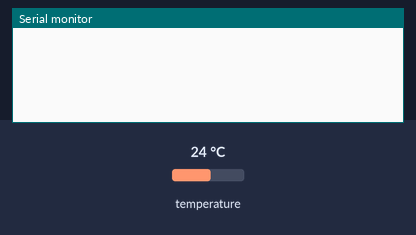
Recording of a sketch running on a simulated Arduino Mega 2560, built with avr-gcc and run on an emulated ATmega2560. Parts: the last lines printed to the serial monitor. The test bench sets the inputs (shaded band); at power-on: temperature 24 °C. WiFi joins after 1.5 s; servers stay silent unless stated; uploads are accepted with an empty reply; EEPROM starts erased.

Above: at 2.7 s.
2.8 s: temperature set to 12 °C
At 12.2 s:
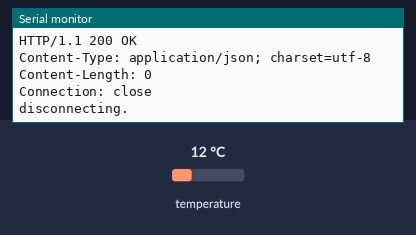
17.4 s: temperature set to 19 °C
At 22.7 s:
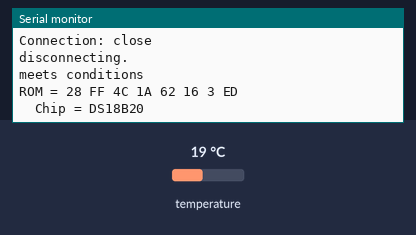
32.0 s: temperature set to 28 °C
At 33.35 s:
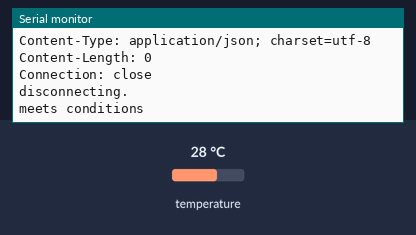
46.6 s: temperature set to 33 °C
At 57.86 s:
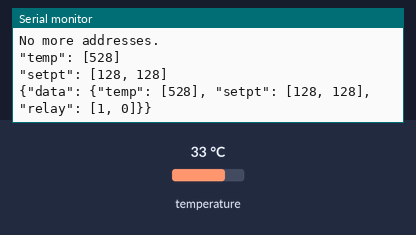
61.2 s: temperature set to 0 °C
At 69.44 s:
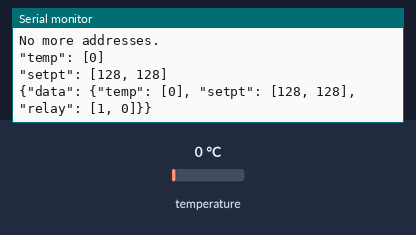
Timing chart, 0 to 70.9 s (numbered marks = the images above; inputs shaded):
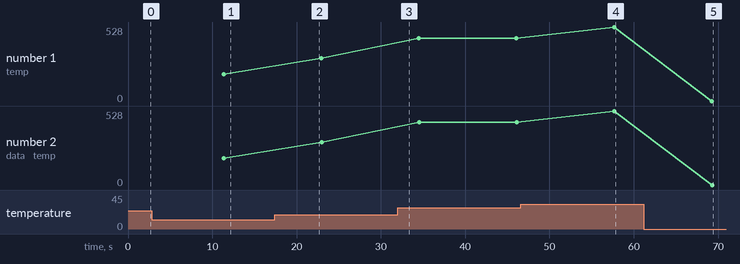

The sketch:

hsc_tempJSONphp2.ino
```cpp
 /*

 */
#include <EEPROM.h>
#include <OneWire.h>
#include <SPI.h>
#include <Ethernet.h>

#define APIKEY         "xxxxxxxxxxxxxxxxxxx1NVRDhPeSAKxpVkhjNUI5RnlEVT0g" // your sitebuilt api key
#define FEEDID         "02130"// your feed ID
#define USERAGENT      "sitebuilt Arduino Example (83080)" // user agent is the project name

// assign a MAC address for the ethernet controller.
// Newer Ethernet shields have a MAC address printed on a sticker on the shield
// fill in your address here:
byte mac[] = { 0xDE, 0xAD, 0xBE, 0xEF, 0xFE, 0xED};

IPAddress ip(10,0,1,79);//<<< ENTER YOUR IP ADDRESS HERE!!!

// Initialize the Ethernet server library
// with the IP address and port you want to use
// (port 80 is default for HTTP):
EthernetServer server(7777);

// initialize the library instance:
EthernetClient client;

// if you don't want to use DNS (and reduce your sketch size)
// use the numeric IP instead of the name for the server:
IPAddress cosmserver(198,23,156,78);    // numeric IP for api.cosm.com
//char server[] = "api.cosm.com";   // name address for cosm API

unsigned long lastConnectionTime = 0;          // last time you connected to the server, in milliseconds
boolean lastConnected = false;                 // state of the connection last time through the main loop
const unsigned long postingInterval = 10*1000; //delay between updates to Cosm.com

OneWire  ds(28);  // for due on pin 15 analog 1
float celsius, fahrenheit;
String jsn = "";
int jlen;
int nc=2;
String tempstr = "";
String setptstr;
String relaystr;
String ostr = "";
int temp[7];
int setpt[7];

char tempBuf[32] = {0};
int ctr = 0;

void setup() {
  // start serial port:
  Serial.begin(9600);
 // start the Ethernet connection:
  if (Ethernet.begin(mac) == 0) {
    Serial.println("Failed to configure Ethernet using DHCP");
    // DHCP failed, so use a fixed IP address:
    Ethernet.begin(mac, ip);
  }
}

void loop() {
  // read the analog sensor:
  // if there's incomi ng data from the net connection.
  // send it out the serial port.  This is for debugging
  // purposes only:
  if (client.available()) {
    char c = client.read();
    Serial.print(c);
  }

  // if there's no net connection, but there was one last time
  // through the loop, then stop the client:
  if (!client.connected() && lastConnected) {
    Serial.println();
    Serial.println("disconnecting.");
    client.stop();
  }

  // if you're not connected, and ten seconds have passed since
  // your last connection, then connect again and send data:
  if(!client.connected() && (millis() - lastConnectionTime > postingInterval)) {
    Serial.println("meets conditions");
   readTemps();
    readSetpts();
    setRelays();
    //readOtherStuff();
    assembleData();
    sendData();
    lastConnectionTime = millis();
  }
  // store the state of the connection for next time through
  // the loop:
  lastConnected = client.connected();
}

void readTemps(){
    //tempstr = "\"temperatures\": \"Device is not a DS18x20 family device.\"";
    //*
    byte i;
    byte present = 0;
    byte type_s;
    byte data[12];
    byte addr[8];
    tempstr = ""; //empty the tempstr
    ctr = 0;
    ds.reset_search();
    delay(250);
    while ( ds.search(addr)){

        Serial.print("ROM =");
        for( i = 0; i < 8; i++) {
        Serial.write(' ');
        Serial.print(addr[i], HEX);
        }
        if (OneWire::crc8(addr, 7) != addr[7]) {
          Serial.println("CRC is not valid!");
          tempstr = "\"temp\": \"CRC is not valid!\"";
          return;
        }
        Serial.println();
        // the first ROM byte indicates which chip
        switch (addr[0]) {
        case 0x10:
          Serial.println("  Chip = DS18S20");  // or old DS1820
          type_s = 1;
          break;
        case 0x28:
          Serial.println("  Chip = DS18B20");
          type_s = 0;
          break;
        case 0x22:
          Serial.println("  Chip = DS1822");
          type_s = 0;
          break;
        default:
          Serial.println("Device is not a DS18x20 family device.");
          tempstr = "\"temp\": \"Device is not a DS18x20 family device.\"";
          return;
      }
      ds.reset();
      ds.select(addr);
      ds.write(0x44,1);         // start conversion, with parasite power on at the end
      delay(1000);     // maybe 750ms is enough, maybe not
      // we might do a ds.depower() here, but the reset will take care of it.
      present = ds.reset();
      ds.select(addr);
      ds.write(0xBE);         // Read Scratchpad
      Serial.print("  Data = ");
      Serial.print(present,HEX);
      Serial.print(" ");
      for ( i = 0; i < 9; i++) {           // we need 9 bytes
        data[i] = ds.read();
        Serial.print(data[i], HEX);
        Serial.print(" ");
      }
      Serial.print(" CRC=");
      Serial.print(OneWire::crc8(data, 8), HEX);
      Serial.println();
      // convert the data to actual temperature
      unsigned int raw = (data[1] << 8) | data[0];
      if (type_s) {
        raw = raw << 3; // 9 bit resolution default
        if (data[7] == 0x10) {
          // count remain gives full 12 bit resolution
          raw = (raw & 0xFFF0) + 12 - data[6];
        }
      } else {
        byte cfg = (data[4] & 0x60);
        if (cfg == 0x00) raw = raw << 3;  // 9 bit resolution, 93.75 ms
        else if (cfg == 0x20) raw = raw << 2; // 10 bit res, 187.5 ms
        else if (cfg == 0x40) raw = raw << 1; // 11 bit res, 375 ms
        // default is 12 bit resolution, 750 ms conversion time
      }
      // divide raw/16 for celsius and *9/5+32 for F but do it on sitebuilt
      //appends raw to json
          temp[ctr]=raw;
      ++ctr;
      tempstr= tempstr + raw + ", ";
      //do any formatting and float stuff on sitebuilt server
    }
    //out of while loop, no more addresses to read
    Serial.println("No more addresses.");
    Serial.println();
    tempstr = tempstr.substring(0,tempstr.length()-2);//strip the last ,
    tempstr = "\"temp\": [" +tempstr + "]";
    Serial.println(tempstr);
    //*/
        //tempstr = "\"temp\": [356, 344 ]";
}

void readSetpts(){

	setptstr="";
	if (EEPROM.read(0)!=1){//if eeprom isn't written to yet
		EEPROM.write(0,1);
		for (int k=1;k<=nc;k++ ){//set default values
			EEPROM.write(k,128); //*2/16*9/5+32~60F
		}
	}
	for (int k=1;k<=nc;k++ ){
		setpt[k]=EEPROM.read(k);
		setptstr = setptstr + setpt[k]+ ", ";
	}
	setptstr = setptstr.substring(0,setptstr.length()-2);//strip the last ,
    setptstr = "\"setpt\": [" +setptstr + "]";

	//setptstr = "\"setpt\": [300, 310]";
     Serial.println(setptstr);
}

void setRelays(){
	/*
	relaystr="";
	for (int k=0;k<nc;k++ ){
		if(temp[k]>setpt[k]*2) {//if temps reached setpoint
			relay[k]=0;//record new state
			digitalWrite(repin[k], LOW); //turn off zone
		}
		if(temp[k]<setpt[k]*2-hyst[k]) {
			relay[k]=1;//record new state
			digitalWrite(repin[k], HIGH); //turn on zone
		}//if temp between those points don't do anything
		relaystr = relaystr + relay[k]+ ", ";
	}
	relaystr = relaystr.substring(0,relaystr.length()-2);//strip the last ,
    relaystr = "\"relay\": [" +relaystr + "]";
    */
     relaystr = "\"relay\": [1, 0]";
}

void readOtherStuff(){
    ostr = "\"noise\": {\"sensor-1\": 42, \"sensor-2\": 43}" ;
    /*
    ostr = "\"noise\": {";
    // here's the actual content of the PUT request:
    for (int analogChannel = 2; analogChannel < 6; analogChannel++) {
      int sensorReading = analogRead(analogChannel);
      String schan = "\"sensor";
      schan = schan + analogChannel;
     schan= schan + "\":";
      ostr = ostr + schan;
      ostr = ostr + sensorReading +", ";
    }
    ostr = ostr.substring(0,ostr.length()-2);//strip the last ,
    ostr = ostr + "} " ;
    //should look like \"noise\": {\"sensor1\": 124,  \"sensor2\": 2224}
    */
}

void assembleData(){
    jsn = "{\"data\": {" + tempstr + ", " + setptstr + ", " + relaystr + "}}";
    jlen = jsn.length();
    Serial.println(jsn);
}

// this method makes a HTTP connection to the server:
void sendData() {
  // if there's a successful connection:
  if (client.connect(cosmserver, 80)) {
    Serial.println("connecting...");
    // send the HTTP PUT request:
    client.print("PUT /feeds/getnoise2.php");
    //client.print(FEEDID);
    client.println(" HTTP/1.1");
    client.println("Host: api.cosm.com");
    client.print("X-ApiKey: ");
    client.println(APIKEY);
    client.print("User-Agent: ");
    client.println(USERAGENT);
    client.print("Content-Length: ");
    // calculate the length of the sensor reading in bytes:
    // 8 bytes for "sensor1," + number of digits of the data:
    //int thisLength = 8 + getLength(thisData);
    client.println(jlen);
    // last pieces of the HTTP PUT request:
    client.println("Content-Type: application/json");
    client.println("Connection: close");
    client.println();
    client.println(jsn);

  }
  else {
    // if you couldn't make a connection:
    Serial.println("connection failed");
    Serial.println();
    Serial.println("disconnecting.");

    client.stop();
  }
   // note the time that the connection was made or attempted:
}
```

Measured:
- after the input at 2.8 s, the serial monitor: prints a new line after 8.5 s (image 1)
- after the input at 46.6 s, the serial monitor: prints a new line after 11.0 s (image 4)
- after the input at 61.2 s, the serial monitor: prints a new line after 8.0 s (image 5)
- plotted number 1: 192 → 304 after the input at 17.4 s, 304 → 448 after the input at 32.0 s, 448 → 528 after the input at 46.6 s
- plotted number 2: 192 → 304 after the input at 17.4 s, 304 → 448 after the input at 32.0 s, 448 → 528 after the input at 46.6 s
